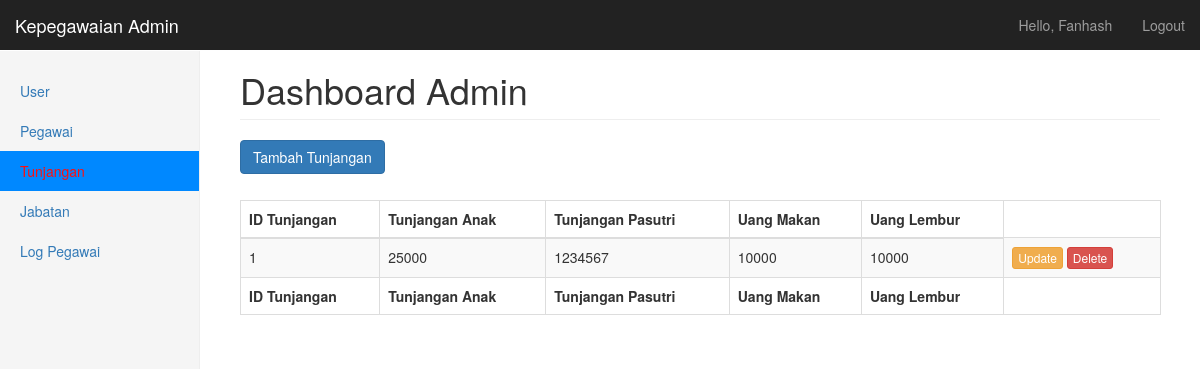
The app's page /tunjangan.php (signed in), older data.
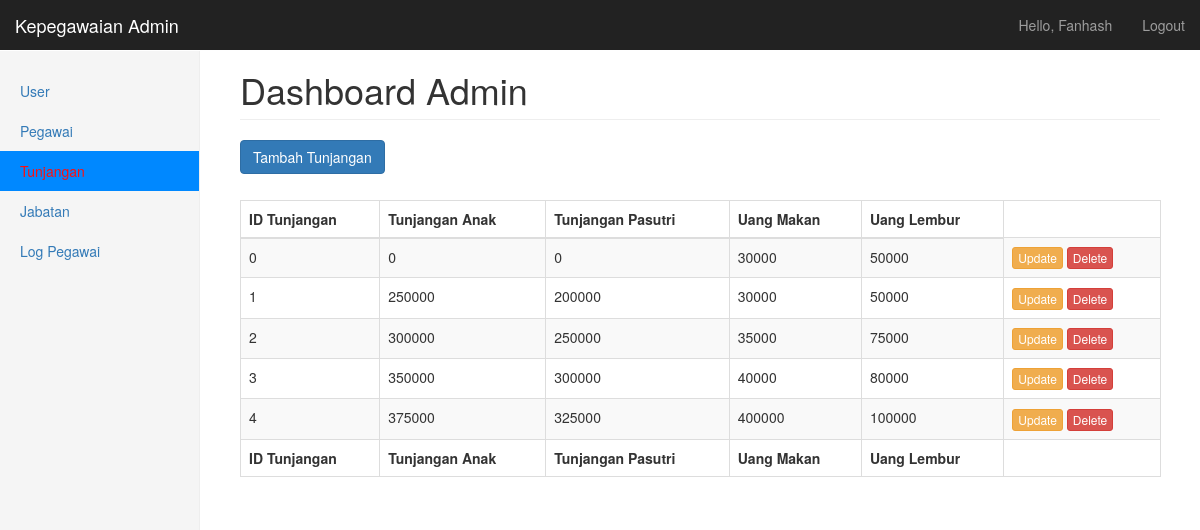
The same page, newer data.
### tables this page shows
CREATE TABLE `tunjangan` (
  `id_tunjangan` int(5) NOT NULL,
  `tunjangan_anak` int(10) NOT NULL,
  `tunjangan_pasutri` int(10) NOT NULL,
  `uang_makan` int(10) NOT NULL,
  `uang_lembur` int(10) NOT NULL
);

### tunjangan.php (the view, shortened to what this page needs)
<?php
include 'koneksi.php';
?>
<!DOCTYPE html>
<html lang="en">
<head>
  <link href="css/bootstrap.min.css" rel="stylesheet">
  <link href="css/dashboard.css" rel="stylesheet">
  <link href="css/dataTables.bootstrap.css" rel="stylesheet" type="text/css" />
  <link href="css/dataTables.tableTools.min.css" rel="stylesheet" type="text/css" />
</head>
<body>
  <nav class="navbar navbar-inverse navbar-fixed-top">
    <div class="container-fluid">
      <div class="navbar-header">
        <a class="navbar-brand" href="#">Kepegawaian Admin</a>
      </div>
      <div id="navbar" class="navbar-collapse collapse">
        <ul class="nav navbar-nav navbar-right">
          <li><a href="#"><?php echo "Hello, " . ucwords($_SESSION['username']); ?></a></li>
          <li><a href="logout.php">Logout</a></li>
        </ul>
      </div>
    </div>
  </nav>
  <div class="container-fluid">
    <div class="row">
      <div class="col-sm-3 col-md-2 sidebar">
        <ul class="nav nav-sidebar">
          <?php if ($_SESSION['level'] == 'admin') { ?>
            <li><a href="user.php">User <span class="sr-only">(current)</span></a></li>
          <?php } ?>
          <li><a href="pegawai.php">Pegawai</a></li>
          <li class="active"><a href=#>Tunjangan</a></li>
          <li><a href="jabatan.php">Jabatan</a></li>
          <li><a href="log_Pegawai.php">Log Pegawai</a></li>
        </ul>
      </div>
      <div class="col-sm-9 col-sm-offset-3 col-md-10 col-md-offset-2 main">
        <h1 class="page-header">Dashboard <?php echo ucfirst($_SESSION['level']); ?></h1>
        <div>
          <a type="button" class="btn btn-primary" href="tambah_tunjangan.php">Tambah Tunjangan</a>
        </div>
        <br>
        <div>
          <table id="example1" class="table table-bordered table-striped dataTable" aria-describedby="example1_info">
            <thead>
              <tr role="row">
                <th>ID Tunjangan</th>
                <th>Tunjangan Anak</th>
                <th>Tunjangan Pasutri</th>
                <th>Uang Makan</th>
                <th>Uang Lembur</th>
              </tr>
            </thead>
            <tfoot>
              <tr role="row">
                <th>ID Tunjangan</th>
                <th>Tunjangan Anak</th>
                <th>Tunjangan Pasutri</th>
                <th>Uang Makan</th>
                <th>Uang Lembur</th>
              </tr>
            </tfoot>
            <tbody role="alert" aria-live="polite" aria-relevant="all">
              <?php
              $result = $mysqli->query("SELECT * FROM tunjangan");
              if ($result->num_rows > 0) {
                while ($row = $result->fetch_assoc()) {
              ?>
                  <tr class="odd">
                    <td class=" "><?php echo ucfirst($row['id_tunjangan']); ?></td>
                    <td class=" "><?php echo ucfirst($row['tunjangan_anak']); ?></td>
                    <td class=" "><?php echo ucfirst($row['tunjangan_pasutri']); ?></td>
                    <td class=" "><?php echo ucfirst($row['uang_makan']); ?></td>
                    <td class=" "><?php echo ucfirst($row['uang_lembur']); ?></td>
                    <td class=" ">
                      <a type="button" class="btn btn-warning btn-xs" href="update_tunjangan.php?id=<?php echo $row['id_tunjangan']; ?>">Update</a>
                      <a type="button" class="btn btn-danger btn-xs" href="delete_tunjangan.php?id=<?php echo $row['id_tunjangan']; ?>" onClick="return confirm('Menghapus data tunjangan <?php echo ucfirst($row['id_tunjangan']); ?> ?');">Delete</a>
                    </td>
                  </tr>
              <?php
                }
              }
              ?>
            </tbody>
          </table>
        </div>
      </div>
    </div>
  </div>
</body>
</html>

Row changes from the older to the newer data that the page shows:
added tunjangan: id_tunjangan "0", tunjangan_anak "0", tunjangan_pasutri "0", uang_makan "30000", uang_lembur "50000"
changed tunjangan id 1: tunjangan_anak "25000" → "250000"; tunjangan_pasutri "1234567" → "200000"; uang_makan "10000" → "30000"; uang_lembur "10000" → "50000"
added tunjangan: id_tunjangan "2", tunjangan_anak "300000", tunjangan_pasutri "250000", uang_makan "35000", uang_lembur "75000"
added tunjangan: id_tunjangan "3", tunjangan_anak "350000", tunjangan_pasutri "300000", uang_makan "40000", uang_lembur "80000"
added tunjangan: id_tunjangan "4", tunjangan_anak "375000", tunjangan_pasutri "325000", uang_makan "400000", uang_lembur "100000"
